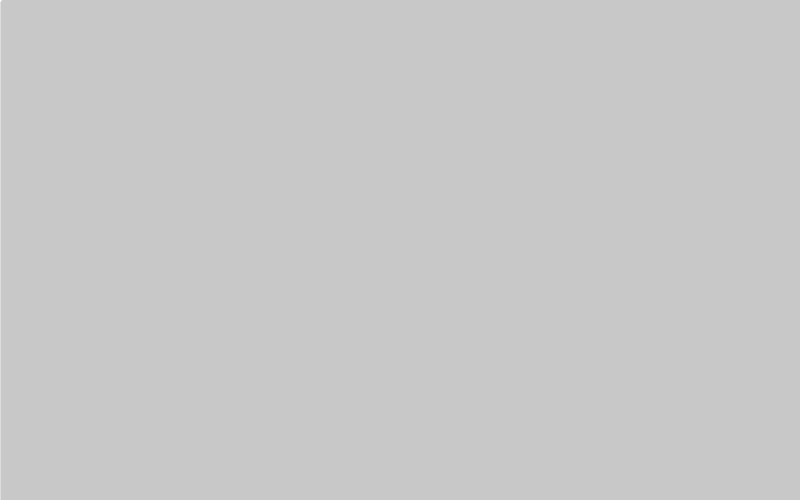
Frame 1 (no input)
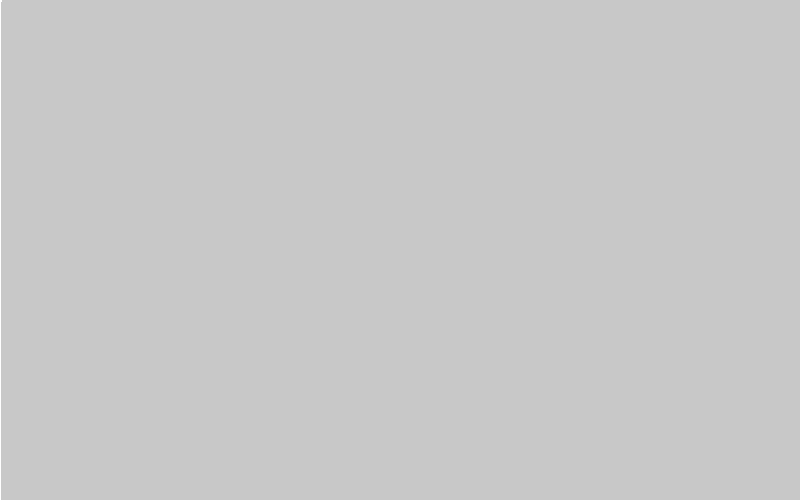
Frame 60 (the mouse pressed at the canvas centre just before this capture)
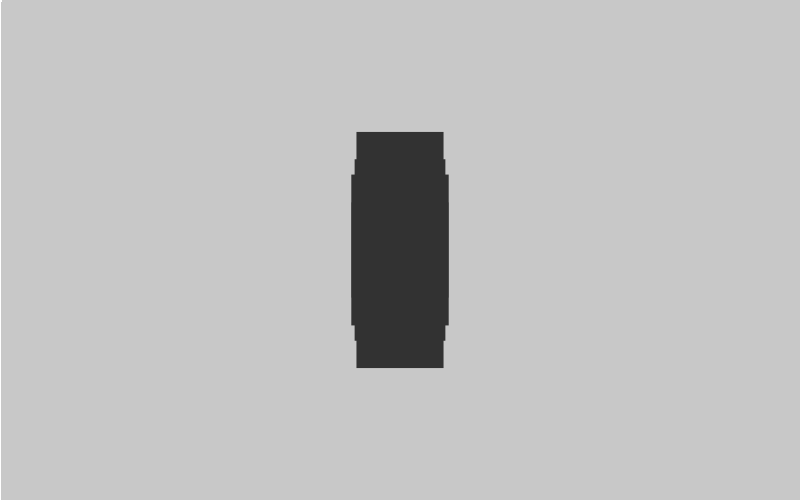
Frame 120 (the mouse held since frame 60 and released just before this capture)

The Processing sketch that drew these frames (run headless with seeded random() and noise(); from frame 60 on, the mouse is pressed at the canvas centre):

// Processing sketch: processing_60072
// ── processing_60072.pde



//Grundlegende Funktionen, ein Mal aufgerufen
void setup(){
  size(800,500);
  smooth();
  noCursor();
  background(200);
}


//Interaktion, wiederholt aufgerufen (60 fps)
void draw(){
  
if(mousePressed){
  
  //Mut
  fill(50);
  noStroke();
  rectMode(CENTER);
  rect(mouseX, mouseY, random(10,100),random(50,250));
  
}
 else{
  
   
  //angst
  fill(255);
  stroke(255,255,255,100);
  frameRate(15);
  line(mouseX, mouseY, mouseX, height);
  
  ellipse(mouseX, mouseY, 3,3);
}
}
